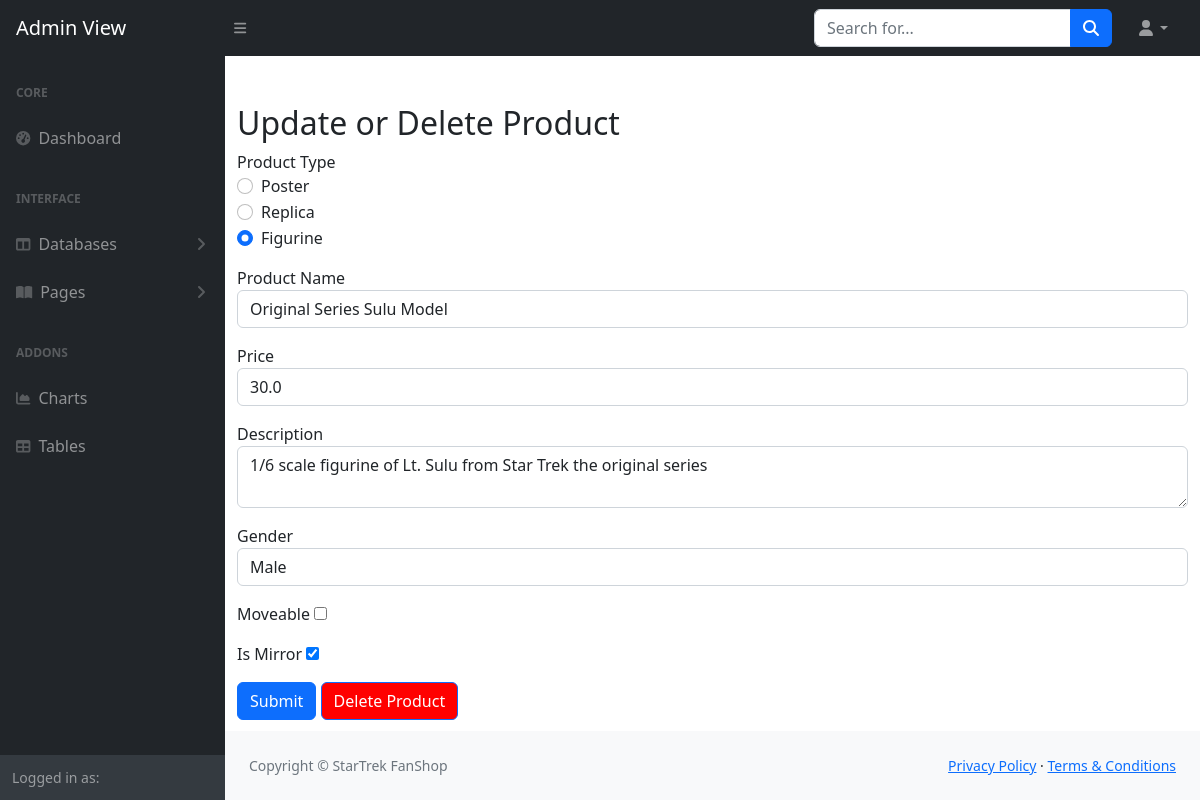
The page /manage_product/2 on the database as committed earlier.
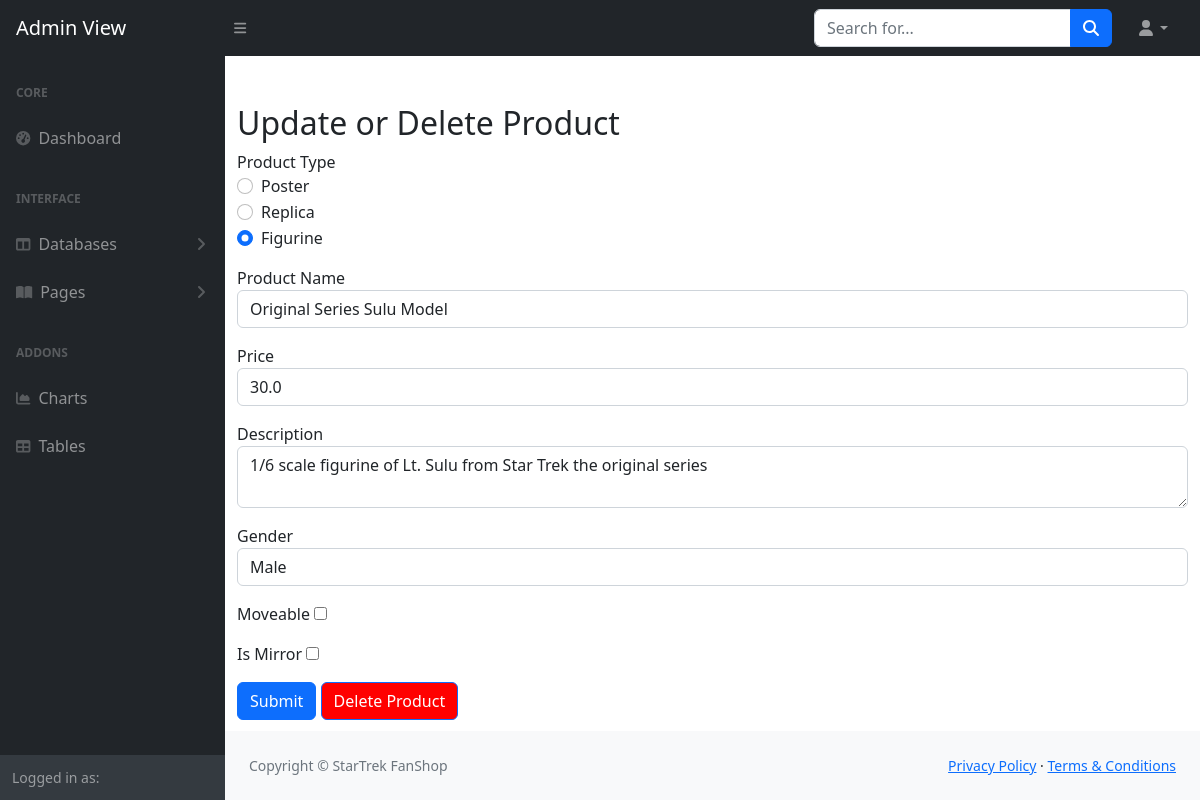
The same page on the database as committed later.
### tables this page shows
CREATE TABLE products (
        productID INTEGER PRIMARY KEY AUTOINCREMENT,
        productName TEXT NOT NULL,
        price REAL NOT NULL,
        type TEXT,
        gender TEXT,
        movable BOOLEAN,
        isMirror BOOLEAN,
        character TEXT,
        hasColour BOOLEAN,
        dimensions TEXT,
        material TEXT,
        scale TEXT,
        isLimited BOOLEAN,
        description TEXT,
        image_blob BLOB
    );

### app.py (the view, shortened to what this page needs)
@app.route('/manage_product/<int:productID>', methods=['GET', 'POST'])
def manage_product(productID):
    productService = ProductService()
    product = productService.get_product_by_id(productID)
    if product.image_blob:
        product.image = base64.b64encode(product.image_blob).decode('utf-8')
    else:
        product.image = None
    return render_template('manage_product.html', product=product)

### dao/productDAO.py (called while the page is built)
    def get_product_by_id(self, productID):
        sql = '''SELECT * FROM products WHERE productID = ?'''
        cursor = self.conn.execute(sql, (productID,))
        row = cursor.fetchone()
        if row:
            return Product(*row)
        self.conn.close()
        return None

### services/ProductService.py (called while the page is built)
    def get_product_by_id(self, productID):
        return self.productDAO.get_product_by_id(productID)

### templates/manage_product.html (shortened to what the changed rows need)
<!DOCTYPE html>
<html lang="en">
    <head>
        <link href="https://cdn.jsdelivr.net/npm/simple-datatables@7.1.2/dist/style.min.css" rel="stylesheet" />
        <link href="{{ url_for('static', filename='css/styles_admin.css') }}" rel="stylesheet" />
    </head>
    <body class="sb-nav-fixed">
        <div id="layoutSidenav">
            <div id="layoutSidenav_content">
    <div class="container mt-5">
        <h2>Update or Delete Product</h2>
        <form method="POST" name='edit' action="{{ url_for('manage_product', productID=product.productID) }}">
            <div class="form-group mb-3">
                <div class="form-check">
                    <input class="form-check-input" type="radio" name="productType" id="poster" value="poster" {% if product.type == 'poster' %} checked {% endif %} onchange="this.form.submit()">
                    <label class="form-check-label" for="poster">Poster</label>
                </div>
                <div class="form-check">
                    <input class="form-check-input" type="radio" name="productType" id="replica" value="replica" {% if product.type == 'replica' %} checked {% endif %} onchange="this.form.submit()">
                    <label class="form-check-label" for="replica">Replica</label>
                </div>
                <div class="form-check">
                    <input class="form-check-input" type="radio" name="productType" id="figurine" value="figurine" {% if product.type == 'figurine' %} checked {% endif %} onchange="this.form.submit()">
                    <label class="form-check-label" for="figurine">Figurine</label>
                </div>
            </div>
        </form>
        <form method="POST" name="save" action="{{ url_for('manage_product', productID=product.productID) }}" enctype="multipart/form-data">
            <div class="form-group mb-3">
                <label for="productName">Product Name</label>
                <input type="text" class="form-control" id="productName" name="productName" value="{{ product.productName }}" required>
            </div>
            <div class="form-group mb-3">
                <label for="price">Price</label>
                <input type="number" class="form-control" id="price" name="price" value="{{ product.price }}" required>
            </div>
            <div class="form-group mb-3">
                <label for="description">Description</label>
                <textarea class="form-control" id="description" name="description" required>{{ product.description }}</textarea>
            </div>
            <div {% if product.type != 'figurine' %}style="display: none;"{% endif %}>
                <div class="form-group mb-3">
                    <label for="gender">Gender</label>
                    <input type="text" class="form-control" id="gender" name="gender" value="{{ product.gender }}" {% if product.type == 'figurine' %} required {% endif %}>
                </div>
                <div class="form-group mb-3">
                    <label for="isMirror">Is Mirror</label>
                    <input type="checkbox" id="isMirror" name="isMirror" {% if product.isMirror %} checked {% endif %}>
                </div>
            </div>
        </form>
    </div>
</html>

Rows that differ between the two databases and show on the page:
changed products "☐ Poster": isMirror "☑" → "☐"
